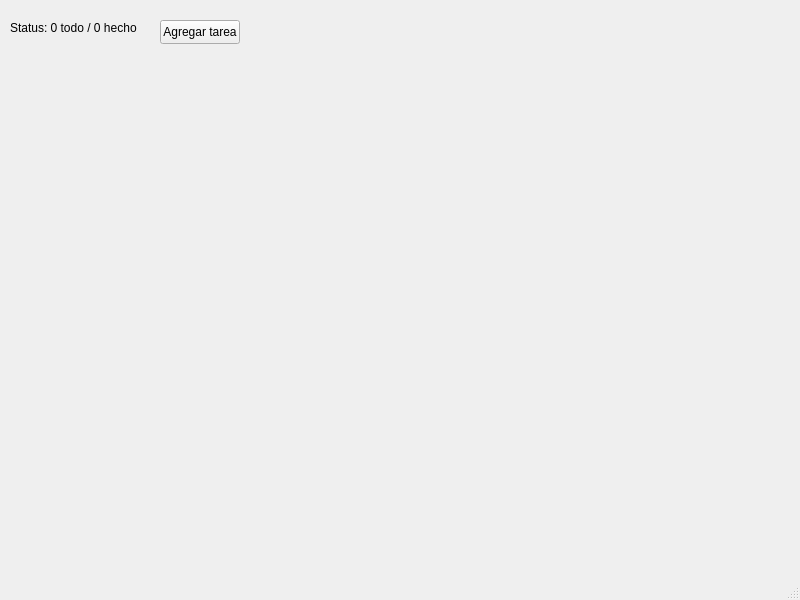
<?xml version="1.0" encoding="UTF-8"?>
<ui version="4.0">
 <class>MainWindow</class>
 <widget class="QMainWindow" name="MainWindow">
  <property name="geometry">
   <rect>
    <x>0</x>
    <y>0</y>
    <width>800</width>
    <height>600</height>
   </rect>
  </property>
  <property name="windowTitle">
   <string>MainWindow</string>
  </property>
  <widget class="QWidget" name="centralwidget">
   <widget class="QLabel" name="statusLabel">
    <property name="geometry">
     <rect>
      <x>10</x>
      <y>20</y>
      <width>141</width>
      <height>16</height>
     </rect>
    </property>
    <property name="text">
     <string>Status: 0 todo / 0 hecho</string>
    </property>
   </widget>
   <widget class="QPushButton" name="addTaskButton">
    <property name="geometry">
     <rect>
      <x>160</x>
      <y>20</y>
      <width>80</width>
      <height>24</height>
     </rect>
    </property>
    <property name="text">
     <string>Agregar tarea</string>
    </property>
   </widget>
  </widget>
  <widget class="QMenuBar" name="menubar">
   <property name="geometry">
    <rect>
     <x>0</x>
     <y>0</y>
     <width>800</width>
     <height>21</height>
    </rect>
   </property>
  </widget>
  <widget class="QStatusBar" name="statusbar"/>
 </widget>
 <resources/>
 <connections/>
</ui>
